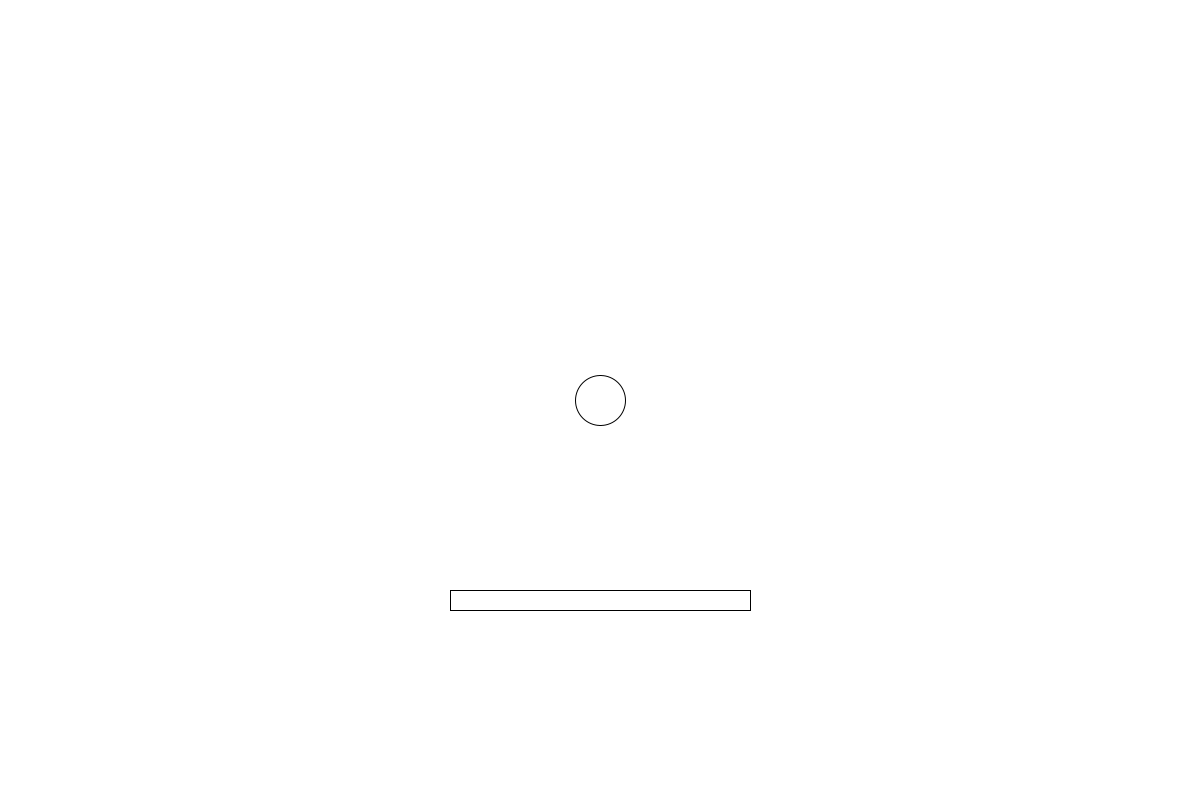
Frame 1 (no input)
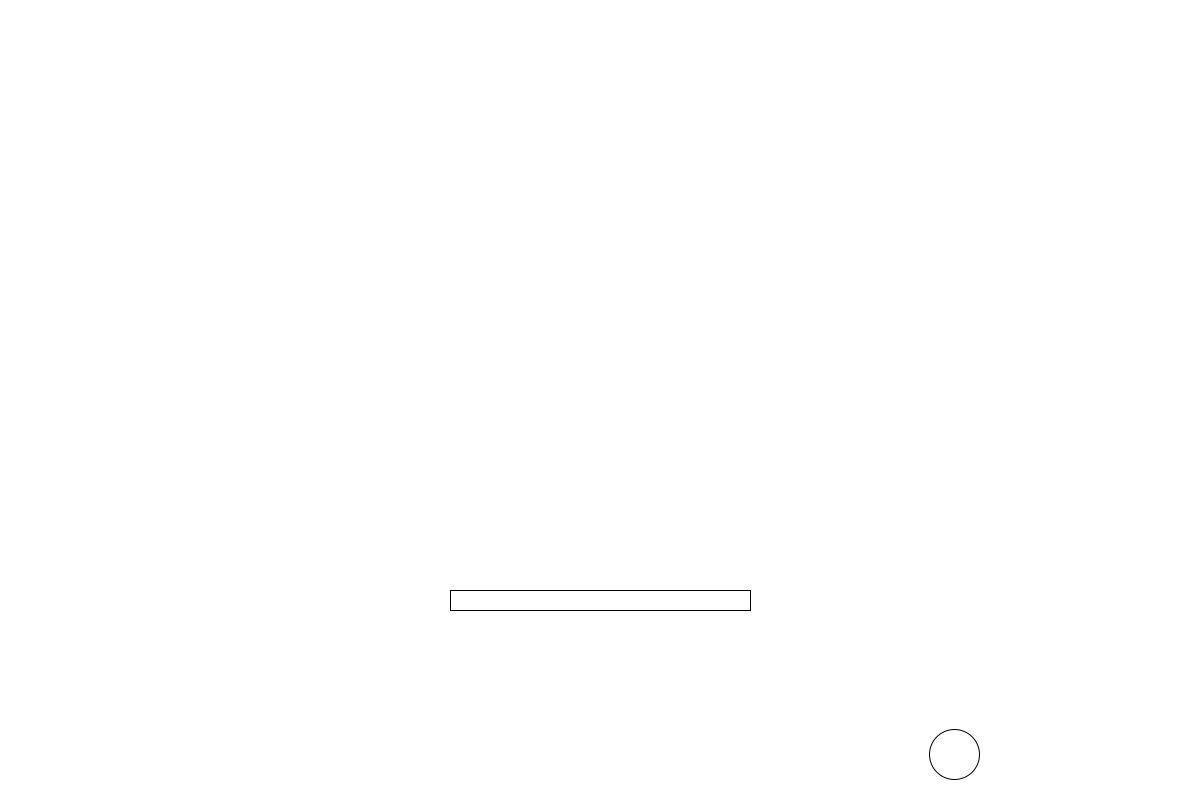
Frame 60 (the mouse pressed at the canvas centre just before this capture)
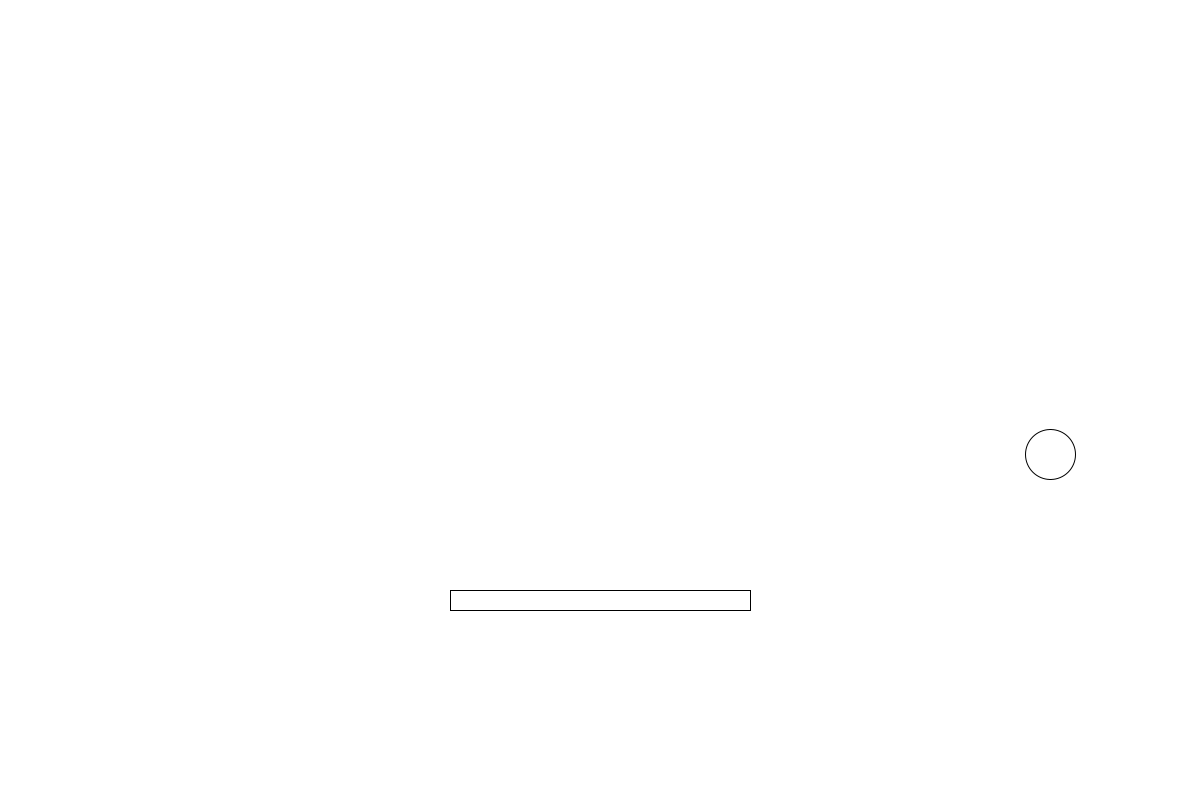
Frame 120 (the mouse held since frame 60 and released just before this capture)

The Processing sketch that drew these frames (run headless with seeded random() and noise(); from frame 60 on, the mouse is pressed at the canvas centre):

// Processing sketch: kadai_1
// ── kadai_1.pde
//大域変数
  //球の座標
  int ball_x, ball_y;
  //長方形の座標
  int rect_x, rect_y;
  //球の方向
  int div_x,div_y;
  //x,y軸の速さ係数
  int speed;

void setup(){
  size(1200,800);
  colorMode(HSB, 100);
  background(100);
  smooth();
   rectMode(CENTER);
  
  //最初の球の位置
  ball_x=600;
  ball_y=400;
  //最初の長方形の位置
  rect_x=600;
  rect_y=600;
  //最初の球の向き
  div_x=div_y=1;
  //速さ係数に代入
  speed=6;
}

void keyPressed(){
    if( keyCode == LEFT ){
    rect_x -=40;
    }
    else if( keyCode == RIGHT ){
    rect_x +=40;
    }
}


void draw(){
  background(100);
  ellipse(ball_x,ball_y,50,50);
 
  ball();
  
  rect(rect_x,rect_y,300,20);
}

//ボールの運動を計算するやつ
void ball(){
  
  if(abs(ball_y -rect_y) <= 5 ){
   if( (rect_x-150) <ball_x && ball_x<(rect_x +150) ){
     div_y=div_y*(-1);
   }
 }
  
  if( ball_x>=1180 ){
   div_x=div_x*(-1);
 }
 else if( ball_x<=20 ){
   div_x=div_x*(-1);
 }
 else if( ball_y<=20 ){
   div_y=div_y*(-1);
 }
 else if( ball_y>=780 ){
   div_y=div_y*(-1);
 }
 
  ball_x=ball_x+div_x*speed;
  ball_y=ball_y+div_y*speed;
 
}
